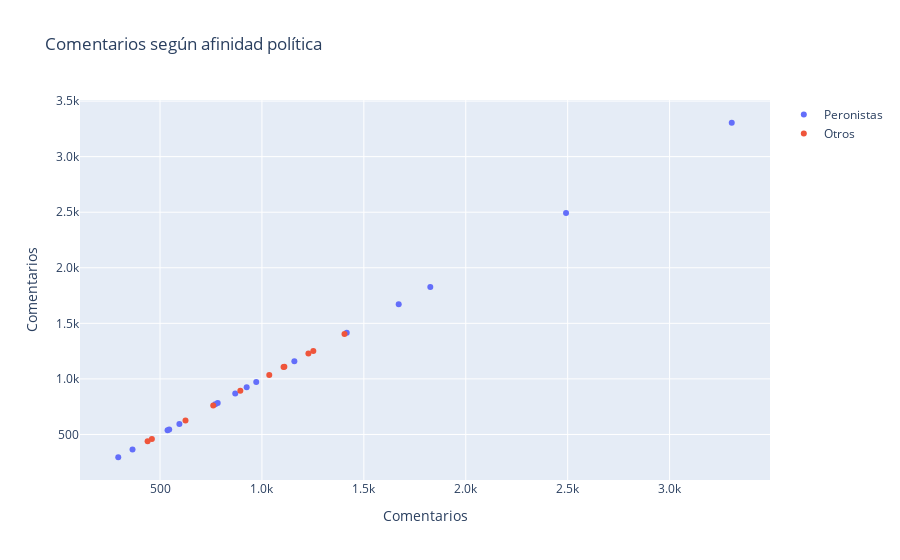

Write notebook code for a chart like this one.
### Markdown cell above
### Gráfico 2

### Code cell
# Creamos la figura
fig = go.Figure()

# Gráfico interactivo para los videos peronistas
fig.add_trace(go.Scatter(
    x=df_peronistas['comment_count'],
    y=df_peronistas['comment_count'],
    mode='markers',
    hovertemplate='<b>%{text}</b><br>Comentarios: %{x}<br>Porcentaje de comentarios: %{customdata:.2%}<extra></extra>',
    text=df_peronistas[['video_title', 'afinidad_politica']],
    customdata=df_peronistas['comment_count'] / df_peronistas['view_count'],
    name='Peronistas'
))

# Gráfico interactivo para los videos no peronistas
fig.add_trace(go.Scatter(
    x=df_no_peronistas['comment_count'],
    y=df_no_peronistas['comment_count'],
    mode='markers',
    hovertemplate='<b>%{text}</b><br>Comentarios: %{x}<br>Porcentaje de comentarios: %{customdata:.2%}<extra></extra>',
    text=df_no_peronistas[['video_title', 'afinidad_politica']],
    customdata=df_no_peronistas['comment_count'] / df_no_peronistas['view_count'],
    name='Otros'
))

# Configuración deejes
fig.update_layout(
    xaxis=dict(
        tickformat='.2s',
        title='Comentarios'
    ),
    yaxis=dict(
        tickformat='.2s',
        title='Comentarios'
    ),
    title='Comentarios según afinidad política'
)

# Mostrar el gráfico interactivo
fig.show()

# Generamos la imagen del gráfico para que sea visible en Github
pio.write_image(fig, 'grafico5.png')

Image('grafico5.png')

### Figure 1 — Plotly figure (JSON) as saved in the notebook; plotly's stock layout.template omitted (floating-point values rounded to 4 significant figures)
{"data": [{"customdata": [0.00648, 0.002931, 0.002793, 0.004622, 0.004706, 0.007981, 0.004365, 0.005734, 0.003334, 0.005058, 0.00408, 0.01196, 0.004009, 0.003848, 0.001585, 0.001699], "hovertemplate": "<b>%{text}</b><br>Comentarios: %{x}<br>Porcentaje de comentarios: %{customdata:.2%}<extra></extra>", "mode": "markers", "name": "Peronistas", "text": [["El Método Rebord #50 - Alberto Fernández", "peronismo"], ["El Método Rebord #47 - Máximo Kirchner", "peronismo"], ["El Método Rebord #46 - Emmanuel Alvarez Agis", "peronismo"], ["El Método Rebord #40 - Sergio Berni", "peronismo"], ["El Método Rebord #37 - Fernando Vaca Narvaja", "peronismo"], ["El Método Rebord #34 - Jorge Capitanich", "peronismo"], ["El Método Rebord #32 - Juan Grabois", "peronismo"], ["El Método Rebord #29 - Guillermo Moreno", "peronismo"], ["El Método Rebord #28 - Fernando &quot;Pato&quot; Galmarini", "peronismo"], ["El Método Rebord #20 - Carlos Corach", "peronismo"], ["El Método Rebord #57 - Julio de Vido", "peronismo"], ["El Método Rebord #15 - Leandro Santoro", "peronismo"], ["El Método Rebord #12 - Matías Kulfas", "peronismo"], ["El Método Rebord #9 - Mayra Arena", "peronismo"], ["El Método Rebord #4 - Ofelia Fernández", "peronismo"], ["El Método Rebord #2 - Pedro Rosemblat", "peronismo"]], "type": "scatter", "x": [3305, 1671, 925, 869, 1826, 771, 1416, 2492, 365, 972, 783, 1159, 295, 537, 545, 595], "y": [3305, 1671, 925, 869, 1826, 771, 1416, 2492, 365, 972, 783, 1159, 295, 537, 545, 595]}, {"customdata": [0.003526, 0.00779, 0.005426, 0.002119, 0.006174, 0.005989, 0.003848, 0.007363, 0.0031, 0.00253, 0.005312], "hovertemplate": "<b>%{text}</b><br>Comentarios: %{x}<br>Porcentaje de comentarios: %{customdata:.2%}<extra></extra>", "mode": "markers", "name": "Otros", "text": [["El Método Rebord #53 - Carlos Melconian", "cambiemos"], ["El Método Rebord #42 - Cristian Ritondo", "cambiemos"], ["Cónclave #2 - Santi Maratea y Ofelia Fernández", null], ["Cónclave #1 - Carlos Maslatón e Iván Schargrodsky", "liberal"], ["El Método Rebord #33 - Jorge Altamira", "izquierda"], ["El Método Rebord #27 - Franco Rinaldi", "liberal"], ["El Método Rebord #23 - Sergio Chodos", null], ["El Método Rebord #19 - Gustavo Grobocopatel", null], ["El Método Rebord #14 - Diego Lagomarsino", null], ["El Método Rebord #7 - Carlos Maslatón", "liberal"], ["El Método Rebord #6 - Georgina Orellano", null]], "type": "scatter", "x": [1252, 625, 1228, 1110, 1036, 1106, 439, 894, 761, 1405, 460], "y": [1252, 625, 1228, 1110, 1036, 1106, 439, 894, 761, 1405, 460]}], "layout": {"autosize": true, "title": {"text": "Comentarios según afinidad política"}, "xaxis": {"autorange": true, "range": [115.3, 3485.0], "tickformat": ".2s", "title": {"text": "Comentarios"}, "type": "linear"}, "yaxis": {"autorange": true, "range": [46.6, 3553.0], "tickformat": ".2s", "title": {"text": "Comentarios"}, "type": "linear"}}}
